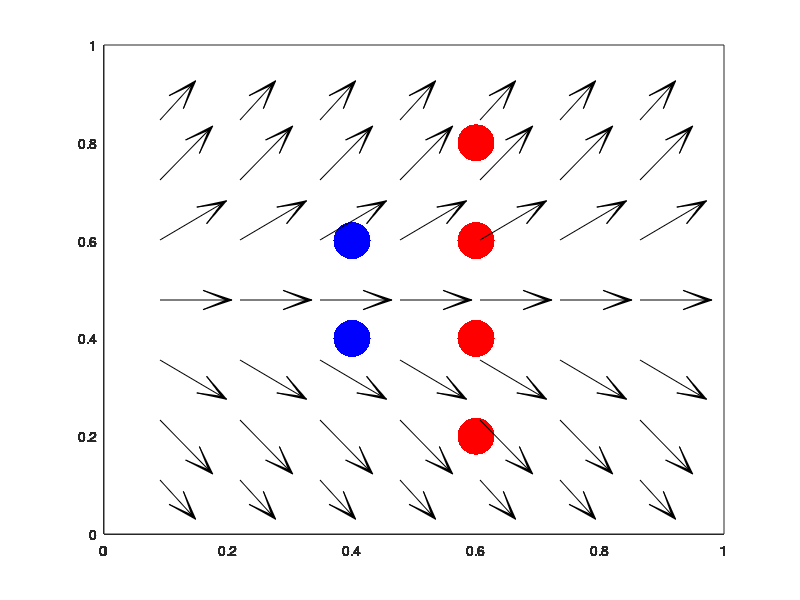

Write MATLAB code to recreate this figure. (Note: this script raises an error after producing the figure.)

% ag=gradient(iatt);bg=gradient(ibtt);
% % figure;imshow(ia);hold on
% % t=zeros(pnumx,255);
% stepx=pnumx/100;xc=round([1:stepx:pnumx]);n=0;
%%%%%%%%%%%%%
y1=[0.2:0.2:0.8];
x1=[0.6 0.6 0.6 0.6];
p1=[x1' y1'];
y2=[0.4 0.6];x2=[0.4 0.4];
p2=[x2' y2'];
r=[1 0 0;0 1 0;1 1 1];
figure;
[c1,c2]=meshgrid([0.2:0.1:0.8]);
cc1=c1(:);cc2=c2(:);
fz=(cc1-0.5).^2;fm=1*pi*std(cc1)^2;
ee=exp(-fz./fm);
fz1=(cc1-0.3).^2;fm1=1*pi*std([0.2:0.1:0.4])^2;
ee1=exp(-fz1(1:21)./fm1);ee1=[ee1;zeros(7,1);-ee1];
e0=reshape(ee,[7 7]);
for i=1:size(cc1,1)
    annotation('arrow',[cc2(i) cc2(i)+0.09*ee(i)],[cc1(i) cc1(i)-0.09*ee1(i)],...
        'headStyle','vback3','HeadLength',15,'HeadWidth',10);
%         annotation('arrow',[cc2(i) cc2(i)+0.09*ee(i)],[cc1(i) cc1(i)],...
%         'headStyle','vback3','HeadLength',15,'HeadWidth',10);
end
plot(p1(:,1),p1(:,2),'.','Color','r','MarkerSize',80);hold on
plot(p2(:,1),p2(:,2),'.','Color','b','MarkerSize',80);hold on
axis([0 1 0 1])
set(gca,'xtick',[],'xticklabel',[])
set(gca,'ytick',[],'yticklabel',[])
%%%%%%%%%%%%%
% grid on
ii=[ia ib];
pn=100;
stepx=pnumx/pn;
stepy=pnumy/pn;
xi=round([1:stepx:pnumx]);
yi=round([1:stepy:pnumy]);
figure(1);imshow(ii);hold on
% plot(x(662,1),x(662,2),'+','Color','y','MarkerSize',10,'LineWidth',1.5);hold on
% plot(y(56,1)+ren,y(56,2),'+','Color','y','MarkerSize',10,'LineWidth',1.5);hold on
text(x(662,1)-5,x(662,2)-20,'a','Color','r','FontSize',15,'FontWeight','Bold');hold on
text(y(56,1)+ren-5,y(56,2)-20,'b','Color','r','FontSize',15,'FontWeight','Bold');hold on
for i=1:100
    plot(x([xi pnumx],1),x([xi pnumx],2),'.','Color','b','MarkerSize',10,'LineWidth',1.5);hold on
%     plot(y([yi 56],1)+ren,y([yi 56],2),'.','Color','b','MarkerSize',10,'LineWidth',1.5);hold on
end
plot([x(662,1) y(56,1)+ren],[x(662,2) y(56,2)],'color','r','linewidth',1.5);hold on

figure;bar(xglcm(662,:));xlim([0,300]);
figure;bar(yglcm(56,:));xlim([0,300]);
%%%%%%%%%%%%
ia1t=ia1(round(rem/2):rem,round(ren/2):ren);
iii=[ia1t imadjust(ia1t)];
iii=iii(1:size(iii,1)-5,1:size(iii,2)-5);
iig1=gradient(ia1t);iig2=gradient(imguidedfilter(ia1t));
iig=[iig1 iig2];iig=iig(1:size(iig,1)-5,1:size(iig,2)-5);
st=round(ren/2);igi=[iii;iig];ign=size(igi,2);igm=size(igi,1);
figure(3);imshow(igi);hold on;set (gcf,'Position',[0,1,ign,igm+50]);
title('Before filter             After filter ')
 pos3 = [18+st 16 48 34];
figure(3);rectangle('Position',pos3,'EdgeColor','r','LineWidth',1.5);hold on
 pos1 = [25+st 45 48 22];
figure(3);rectangle('Position',pos1,'EdgeColor','r','LineWidth',1.5);hold on
 pos3 = [35+st 80 64 40];
figure(3);rectangle('Position',pos3,'EdgeColor','r','LineWidth',1.5);hold on
 pos3 = [6+st 56 38 57];
figure(3);rectangle('Position',pos3,'EdgeColor','r','LineWidth',1.5);hold on
 pos3 = [18 16 48 34];
figure(3);rectangle('Position',pos3,'EdgeColor','r','LineWidth',1.5);hold on
 pos1 = [25 45 48 22];
figure(3);rectangle('Position',pos1,'EdgeColor','r','LineWidth',1.5);hold on
 pos3 = [35 80 64 40];
figure(3);rectangle('Position',pos3,'EdgeColor','r','LineWidth',1.5);hold on
pos3 = [6 56 38 57];
figure(3);rectangle('Position',pos3,'EdgeColor','r','LineWidth',1.5);hold on

%%%%%%%%%%%
ii=[ia1 wx];
figure(1);imshow(ii);hold on
 pos = [35 35 30 20];
figure(1);rectangle('Position',pos,'EdgeColor','r','LineWidth',1.5);hold on
plot([x(pnumx,1) x(pnumx,1)-10],[x(pnumx,2)+rem x(pnumx,2)],'color','r','LineWidth',1.5);hold on
plot([x(pnumx,1) x(pnumx,1)+10],[x(pnumx,2)+rem x(pnumx,2)],'color','r','LineWidth',1.5);hold on
%%%%%%%%%%%
x=[0:0.01:10];
y=x.*sin(2*pi*x);
 cc=[];
for i=1:1001
if abs(x(i)-y(i))<=1e-4
cc=[cc;i];
end
end
% figure;plot(x,y,'color','b');hold on
% plot(x,x,'color','k');plot(x(cc),x(cc),'*','color','r','markersize',10,'linewidth',1.2);
% xlabel('x','Fontname','Times new roman');ylabel('y','Fontname','Times new roman');
% hh=legend('y_1=xsin(2\pix)','y_2=x','location','North');
% set(hh,'Fontname','Times new roman');

st1=0;st2=0;st3=0;st4=0;
xs=round(xs);
xsu=round([[xsu.x]' [xsu.y]']);
for i=1:size(x,1)
    if tf1(x(i,2),x(i,1))>=1e-2
        st1=st1+1;
    end
end
for i=1:size(y,1)
    if tf1(y(i,2),y(i,1))>=1e-2
        st2=st2+1;
    end
end
for i=1:size(xs,1)
    if tf1(xs(i,2),xs(i,1))>=1e-2
        st3=st3+1;
    end
end
for i=1:size(xsu,1)
    if tf1(xsu(i,2),xsu(i,1))>=1e-2
        st4=st4+1;
    end
end


